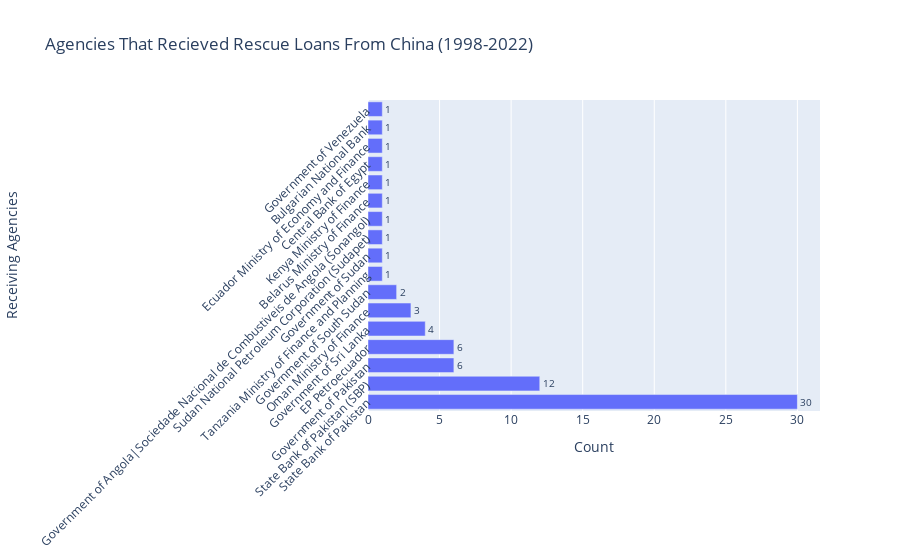

Here is the notebook cell this chart was saved with:
### Code cell
# Createe a stacked bar chart

fig = px.bar(value_counts_df, x='Count', y='Receiving Agencies', text='Count', 
             title='Agencies That Recieved Rescue Loans From China (1998-2022)', 
             orientation='h')
fig.update_traces(textposition='outside')
fig.update_layout(xaxis=dict(title='Count'), yaxis_tickangle=-45)
fig.show()

### Figure 1 — Plotly figure (JSON) as saved in the notebook; plotly's stock layout.template omitted (floating-point values rounded to 4 significant figures)
{"data": [{"alignmentgroup": "True", "hovertemplate": "Count=%{text}<br>Receiving Agencies=%{y}<extra></extra>", "legendgroup": "", "marker": {"color": "#636efa", "pattern": {"shape": ""}}, "name": "", "offsetgroup": "", "orientation": "h", "showlegend": false, "text": [30, 12, 6, 6, 4, 3, 2, 1, 1, 1, 1, 1, 1, 1, 1, 1, 1], "textposition": "outside", "type": "bar", "x": [30, 12, 6, 6, 4, 3, 2, 1, 1, 1, 1, 1, 1, 1, 1, 1, 1], "xaxis": "x", "y": ["State Bank of Pakistan", "State Bank of Pakistan (SBP)", "Government of Pakistan", "EP Petroecuador", "Government of Sri Lanka", "Oman Ministry of Finance", "Government of South Sudan", "Tanzania Ministry of Finance and Planning", "Government of Sudan", "Sudan National Petroleum Corporation (Sudapet)", "Government of Angola|Sociedade Nacional de Combustiveis de Angola (Sonangol)", "Belarus Ministry of Finance", "Kenya Ministry of Finance", "Central Bank of Egypt", "Ecuador Ministry of Economy and Finance", "Bulgarian National Bank", "Government of Venezuela"], "yaxis": "y"}], "layout": {"barmode": "relative", "legend": {"tracegroupgap": 0}, "title": {"text": "Agencies That Recieved Rescue Loans From China (1998-2022)"}, "xaxis": {"anchor": "y", "domain": [0, 1], "title": {"text": "Count"}}, "yaxis": {"anchor": "x", "domain": [0, 1], "tickangle": -45, "title": {"text": "Receiving Agencies"}}}}
